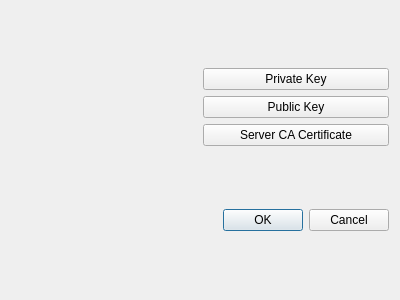
<?xml version="1.0" encoding="UTF-8"?>
<ui version="4.0">
 <class>CertificatesDialog</class>
 <widget class="QDialog" name="CertificatesDialog">
  <property name="geometry">
   <rect>
    <x>0</x>
    <y>0</y>
    <width>400</width>
    <height>300</height>
   </rect>
  </property>
  <property name="windowTitle">
   <string>Dialog</string>
  </property>
  <layout class="QGridLayout" name="gridLayout">
   <item row="0" column="0">
    <layout class="QVBoxLayout" name="verticalLayout">
     <item>
      <layout class="QHBoxLayout" name="horizontalLayout">
       <item>
        <widget class="QLabel" name="privateLabel">
         <property name="text">
          <string>&lt;PrivateKey&gt;</string>
         </property>
        </widget>
       </item>
       <item>
        <widget class="QPushButton" name="PrivateButton">
         <property name="text">
          <string>Private Key</string>
         </property>
        </widget>
       </item>
      </layout>
     </item>
     <item>
      <layout class="QHBoxLayout" name="horizontalLayout_2">
       <item>
        <widget class="QLabel" name="publicLabel">
         <property name="text">
          <string>&lt;PublicKey&gt;</string>
         </property>
        </widget>
       </item>
       <item>
        <widget class="QPushButton" name="CertificateButton">
         <property name="text">
          <string>Public Key</string>
         </property>
        </widget>
       </item>
      </layout>
     </item>
     <item>
      <layout class="QHBoxLayout" name="horizontalLayout_3">
       <item>
        <widget class="QLabel" name="serverRootLabel">
         <property name="text">
          <string>&lt;Server RootCA&gt;</string>
         </property>
        </widget>
       </item>
       <item>
        <widget class="QPushButton" name="ServerRootCAButton">
         <property name="text">
          <string>Server CA Certificate</string>
         </property>
        </widget>
       </item>
      </layout>
     </item>
    </layout>
   </item>
   <item row="1" column="0">
    <widget class="QDialogButtonBox" name="buttonBox">
     <property name="orientation">
      <enum>Qt::Orientation::Horizontal</enum>
     </property>
     <property name="standardButtons">
      <set>QDialogButtonBox::StandardButton::Cancel|QDialogButtonBox::StandardButton::Ok</set>
     </property>
    </widget>
   </item>
  </layout>
 </widget>
 <resources/>
 <connections>
  <connection>
   <sender>buttonBox</sender>
   <signal>accepted()</signal>
   <receiver>CertificatesDialog</receiver>
   <slot>accept()</slot>
   <hints>
    <hint type="sourcelabel">
     <x>248</x>
     <y>254</y>
    </hint>
    <hint type="destinationlabel">
     <x>157</x>
     <y>274</y>
    </hint>
   </hints>
  </connection>
  <connection>
   <sender>buttonBox</sender>
   <signal>rejected()</signal>
   <receiver>CertificatesDialog</receiver>
   <slot>reject()</slot>
   <hints>
    <hint type="sourcelabel">
     <x>316</x>
     <y>260</y>
    </hint>
    <hint type="destinationlabel">
     <x>286</x>
     <y>274</y>
    </hint>
   </hints>
  </connection>
 </connections>
</ui>
